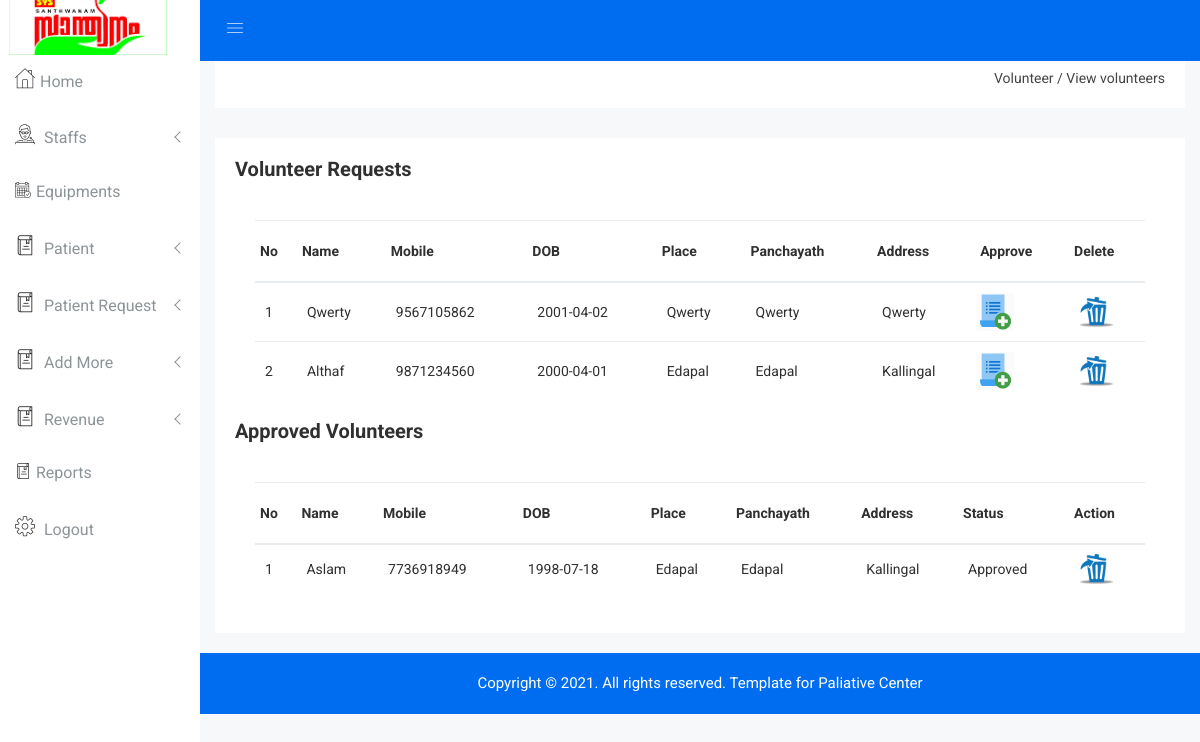
The page /Admin/manage_volunteer.php on the database as committed earlier.
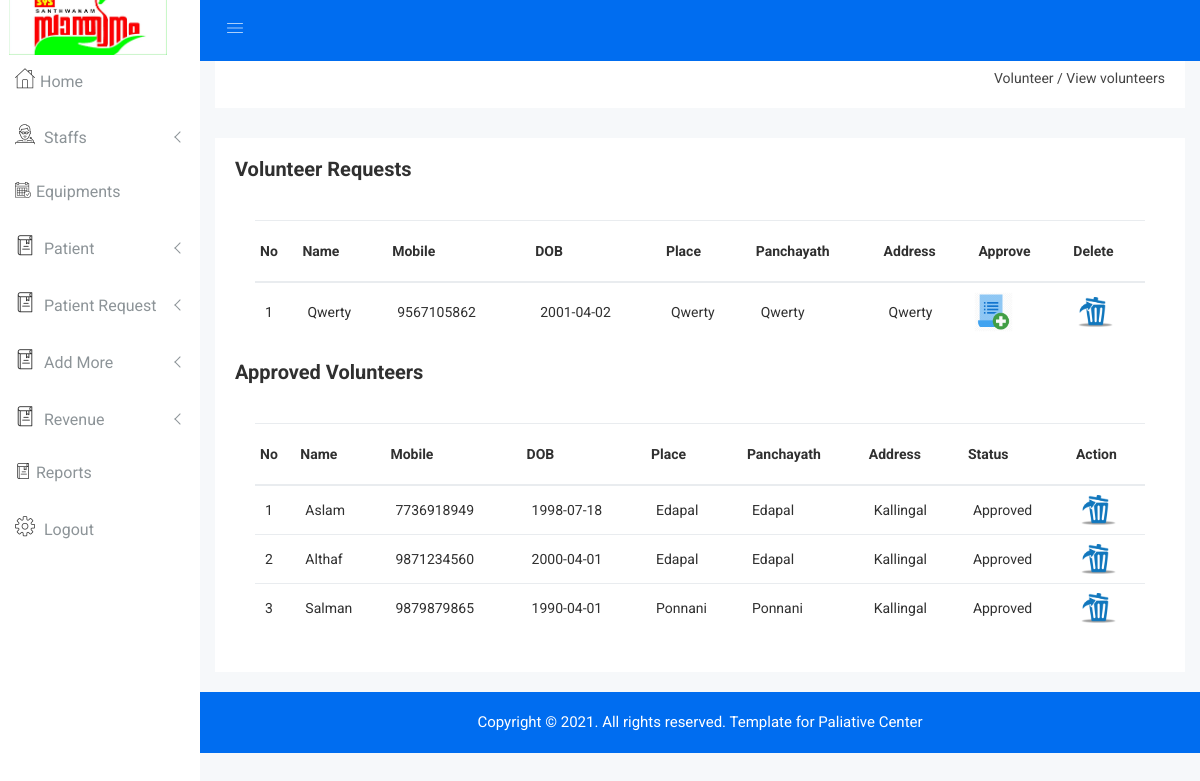
The same page on the database as committed later.
### tables this page shows
CREATE TABLE `volunteer` (
  `vid` int(5) NOT NULL,
  `name` varchar(20) NOT NULL,
  `mobile` bigint(12) NOT NULL,
  `dob` date NOT NULL,
  `place` varchar(20) NOT NULL,
  `panchayath` varchar(30) NOT NULL,
  `address` varchar(30) NOT NULL
);

### Admin/manage_volunteer.php (the view, shortened to what the changed rows need)
<?php
include "header.php";
?>
<div class="product-status mg-b-15">
    <div class="container-fluid">
        <div class="row">
            <div class="col-lg-12 col-md-12 col-sm-12 col-xs-12">
                <div class="product-status-wrap">
                    <?php
                    $sq=mysqli_query($con,"select * from login WHERE type='volunteer' and status='pending'");
                    if(mysqli_num_rows($sq)==0){
                        echo "<h2 style='margin-left: 35%;color:coral;font-family: Times;font-style: italic;font-size: 39px;'>No details to show</h2><br><br><br><br><br><br><br><br><br><br><br><br><br><br><br><br><br><br><br>";
                    }else {
                        ?>
                        <div class="asset-inner">
                            <div class="row">
                                <div class="col-lg-12 col-md-12 col-sm-12 col-xs-12">
                                    <div class="sparkline13-list">
                                        <div class="sparkline13-graph">
                                            <div class="datatable-dashv1-list custom-datatable-overright">
                                                <table id="table" data-toggle="table" data-pagination="true"
                                                       data-search="true">
                                                    <thead>
                                                    <tr>
                                                        <th data-field="id">No</th>
                                                        <th data-field="name" data-editable="true">Name</th>
                                                        <th data-field="mobile" data-editable="true">Mobile</th>
                                                        <th data-field="dob" data-editable="true">DOB</th>
                                                        <th data-field="place" data-editable="true">Place</th>
                                                        <th data-field="panchayath" data-editable="true">Panchayath</th>
                                                        <th data-field="address" data-editable="true">Address</th>
                                                        <th data-field="approve">Approve</th>
                                                        <th data-field="delete">Delete</th>
                                                    </tr>
                                                    </thead>
                                                    <tbody style="text-transform: capitalize">
                                                    <?php
                                                    $i = 1;
                                                    $view = mysqli_query($con, "select *from volunteer inner join login on volunteer.mobile=login.uname where login.status='pending'");
                                                    while ($row = mysqli_fetch_array($view)) {
                                                        ?>
                                                        <tr>
                                                            <td><?php echo $i ?></td>
                                                            <td><?php echo $row['name'] ?></td>
                                                            <td><?php echo $row['mobile'] ?></td>
                                                            <td><?php echo $row['dob'] ?></td>
                                                            <td><?php echo $row['place'] ?></td>
                                                            <td><?php echo $row['panchayath'] ?></td>
                                                            <td><?php echo $row['address'] ?></td>
                                                            <td>
                                                                <a href="approve_volunteer.php?volid=<?php echo $row['mobile'] ?>"
                                                                   data-toggle="tooltip" title="Edit"
                                                                   class="pd-setting-ed"><img src="img/add.png"
                                                                                              style="height: 40px;width: 39px;margin-left: -9px;"></a>
                                                            </td>
                                                            <td>
                                                                <a href="delete_volunteer.php?volid=<?php echo $row['mobile'] ?>"
                                                                   data-toggle="tooltip" title="Edit" class="pd-setting-ed"><img src="img/delet.png"
                                                                                                                                 style="height: 30px;width: 35px;"></a>
                                                            </td>
                                                        </tr>
                                                        <?php
                                                        $i++;
                                                    }
                                                    ?>
                                                    </tbody>
                                                </table>
                                            </div>
                                        </div>
                                    </div>
                                </div>
                            </div>
                        </div>
                        <?php
                    }
                    ?>
                    <div class="asset-inner">
                        <div class="row">
                            <div class="col-lg-12 col-md-12 col-sm-12 col-xs-12">
                                <div class="sparkline13-list">
                                    <div class="sparkline13-graph">
                                        <div class="datatable-dashv1-list custom-datatable-overright">
                                            <table id="table" data-toggle="table" data-pagination="true"
                                                   data-search="true">
                                                <thead>
                                                <tr>
                                                    <th data-field="id">No</th>
                                                    <th data-field="name" data-editable="true">Name</th>
                                                    <th data-field="mobile" data-editable="true">Mobile</th>
                                                    <th data-field="dob" data-editable="true">DOB</th>
                                                    <th data-field="place" data-editable="true">Place</th>
                                                    <th data-field="panchayath" data-editable="true">Panchayath</th>
                                                    <th data-field="address" data-editable="true">Address</th>
                                                    <th data-field="status">Status</th>
                                                    <th data-field="action">Action</th>
                                                </tr>
                                                </thead>
                                                <tbody style="text-transform: capitalize">
                                                <?php
                                                $i = 1;
                                                $view = mysqli_query($con, "select *from volunteer inner join login on volunteer.mobile=login.uname where login.status='approved'");
                                                while ($row = mysqli_fetch_array($view)) {
                                                    ?>
                                                    <tr>
                                                        <td><?php echo $i ?></td>
                                                        <td><?php echo $row['name'] ?></td>
                                                        <td><?php echo $row['mobile'] ?></td>
                                                        <td><?php echo $row['dob'] ?></td>
                                                        <td><?php echo $row['place'] ?></td>
                                                        <td><?php echo $row['panchayath'] ?></td>
                                                        <td><?php echo $row['address'] ?></td>
                                                        <td><?php echo $row['status'] ?></td>
                                                        <td>
                                                            <a href="disable_volunteer.php?volid=<?php echo $row['mobile'] ?>"
                                                               data-toggle="tooltip" title="Edit" class="pd-setting-ed"><img src="img/delet.png"
                                                                                                                             style="height: 30px;width: 35px;"></a>
                                                        </td>
                                                    </tr>
                                                    <?php
                                                    $i++;
                                                }
                                                ?>
                                                </tbody>
                                            </table>
                                        </div>
                                    </div>
                                </div>
                            </div>
                        </div>
                    </div>
                </div>
            </div>
        </div>
    </div>
</div>
<?php
include "footer.php";
?>
</body>
</html>

Rows that differ between the two databases and show on the page:
shown differently, row unchanged: volunteer "Althaf": moves from the list under "Volunteer Requests" to the list under "Approved Volunteers"
added volunteer: name "Salman", mobile "9879879865", dob "1990-04-01", place "Ponnani", panchayath "Ponnani", address "Kallingal", login.status "Approved", shown under "Approved Volunteers"
